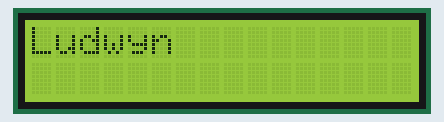
Recording of a sketch running on a simulated Arduino Uno, built with avr-gcc and run on an emulated ATmega328P. Shown: 16×2 character LCD.

Above: at 0.1 s.
At 0.6 s:
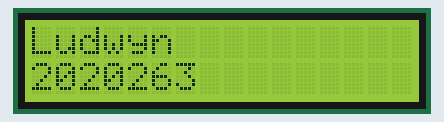

The sketch:

P6-Parte1.ino
```cpp
/*
   Fundacion Kinal
   Centro educativo tecnico laboral Kinal
   Quinto perito
   Quinto electronica
   Codigo Tecnico: EB5AM
   Curso: Taller de electronica digital y reparacion de computadoras I
   Proyecto: Uso de la pantalla LCD sin interfaz I2C
   Dev: Ludwyn Steven Ajsivinac Alonzo
   Fecha: 10 de mayo
   link de la simulacion:

*/

//Librerias
#include <LiquidCrystal.h>


//Definiciones de preprocesador
#define RS  6
#define Enable 7
#define D4 2
#define D5 3
#define D6 4
#define D7 5

//Constructor
LiquidCrystal LCD_Ludwyn(RS, Enable, D4, D5, D6, D7); //Constructor que me permite usar la LCD

void setup()
{
  LCD_Ludwyn.begin(16,2); //Objeto de una LCD de 16 columnas x 2 filas
  LCD_Ludwyn.setCursor(0,0);
  LCD_Ludwyn.print("Ludwyn");
  delay (500);
  LCD_Ludwyn.setCursor(0,1);
  LCD_Ludwyn.print("2020263");
  delay(500);
}
void loop()
{
}
```
